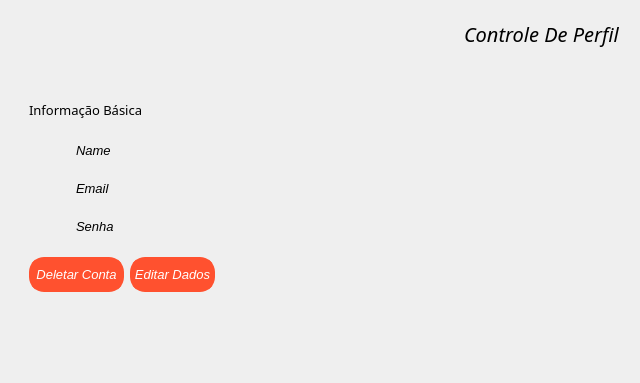
<?xml version="1.0" encoding="UTF-8"?>
<ui version="4.0">
 <class>Form</class>
 <widget class="QWidget" name="Form">
  <property name="geometry">
   <rect>
    <x>0</x>
    <y>0</y>
    <width>640</width>
    <height>383</height>
   </rect>
  </property>
  <property name="windowTitle">
   <string>Form</string>
  </property>
  <layout class="QVBoxLayout" name="verticalLayout_4">
   <item>
    <widget class="QFrame" name="frame">
     <property name="frameShape">
      <enum>QFrame::NoFrame</enum>
     </property>
     <property name="frameShadow">
      <enum>QFrame::Raised</enum>
     </property>
     <layout class="QHBoxLayout" name="horizontalLayout">
      <item>
       <widget class="QLabel" name="label">
        <property name="text">
         <string/>
        </property>
        <property name="pixmap">
         <pixmap>../../assets/icons/prancheta.png</pixmap>
        </property>
        <property name="scaledContents">
         <bool>true</bool>
        </property>
        <property name="alignment">
         <set>Qt::AlignCenter</set>
        </property>
        <property name="wordWrap">
         <bool>true</bool>
        </property>
       </widget>
      </item>
      <item>
       <spacer name="horizontalSpacer">
        <property name="orientation">
         <enum>Qt::Horizontal</enum>
        </property>
        <property name="sizeHint" stdset="0">
         <size>
          <width>479</width>
          <height>20</height>
         </size>
        </property>
       </spacer>
      </item>
      <item>
       <widget class="QLabel" name="label_2">
        <property name="font">
         <font>
          <family>Bahnschrift Light</family>
          <pointsize>15</pointsize>
          <italic>true</italic>
         </font>
        </property>
        <property name="text">
         <string>Controle De Perfil</string>
        </property>
       </widget>
      </item>
     </layout>
    </widget>
   </item>
   <item>
    <widget class="QFrame" name="frame_4">
     <property name="frameShape">
      <enum>QFrame::NoFrame</enum>
     </property>
     <property name="frameShadow">
      <enum>QFrame::Raised</enum>
     </property>
     <layout class="QHBoxLayout" name="horizontalLayout_2">
      <item>
       <widget class="QFrame" name="frame_2">
        <property name="frameShape">
         <enum>QFrame::NoFrame</enum>
        </property>
        <property name="frameShadow">
         <enum>QFrame::Raised</enum>
        </property>
        <layout class="QVBoxLayout" name="verticalLayout_2">
         <item>
          <spacer name="horizontalSpacer_2">
           <property name="orientation">
            <enum>Qt::Horizontal</enum>
           </property>
           <property name="sizeHint" stdset="0">
            <size>
             <width>40</width>
             <height>20</height>
            </size>
           </property>
          </spacer>
         </item>
         <item>
          <widget class="QLabel" name="label_6">
           <property name="font">
            <font>
             <family>Arial Black</family>
             <pointsize>10</pointsize>
             <italic>false</italic>
            </font>
           </property>
           <property name="text">
            <string>Informação Básica</string>
           </property>
          </widget>
         </item>
         <item>
          <widget class="QFrame" name="frame_3">
           <property name="frameShape">
            <enum>QFrame::NoFrame</enum>
           </property>
           <property name="frameShadow">
            <enum>QFrame::Raised</enum>
           </property>
           <layout class="QVBoxLayout" name="verticalLayout">
            <item>
             <layout class="QHBoxLayout" name="horizontalLayout_3">
              <item>
               <widget class="QLabel" name="label_7">
                <property name="minimumSize">
                 <size>
                  <width>32</width>
                  <height>32</height>
                 </size>
                </property>
                <property name="maximumSize">
                 <size>
                  <width>32</width>
                  <height>32</height>
                 </size>
                </property>
                <property name="text">
                 <string/>
                </property>
                <property name="pixmap">
                 <pixmap>../../assets/icons/carteira-de-identidade.png</pixmap>
                </property>
                <property name="scaledContents">
                 <bool>true</bool>
                </property>
               </widget>
              </item>
              <item>
               <widget class="QLabel" name="label_3">
                <property name="font">
                 <font>
                  <family>Arial</family>
                  <pointsize>10</pointsize>
                  <italic>true</italic>
                 </font>
                </property>
                <property name="text">
                 <string>Name</string>
                </property>
               </widget>
              </item>
             </layout>
            </item>
            <item>
             <layout class="QHBoxLayout" name="horizontalLayout_4">
              <item>
               <widget class="QLabel" name="label_8">
                <property name="minimumSize">
                 <size>
                  <width>32</width>
                  <height>32</height>
                 </size>
                </property>
                <property name="maximumSize">
                 <size>
                  <width>32</width>
                  <height>32</height>
                 </size>
                </property>
                <property name="text">
                 <string/>
                </property>
                <property name="pixmap">
                 <pixmap>../../assets/icons/e-mail.png</pixmap>
                </property>
                <property name="scaledContents">
                 <bool>true</bool>
                </property>
               </widget>
              </item>
              <item>
               <widget class="QLabel" name="label_9">
                <property name="font">
                 <font>
                  <family>Arial</family>
                  <pointsize>10</pointsize>
                  <italic>true</italic>
                 </font>
                </property>
                <property name="text">
                 <string>Email</string>
                </property>
               </widget>
              </item>
             </layout>
            </item>
            <item>
             <layout class="QHBoxLayout" name="horizontalLayout_5">
              <item>
               <widget class="QLabel" name="label_10">
                <property name="minimumSize">
                 <size>
                  <width>32</width>
                  <height>32</height>
                 </size>
                </property>
                <property name="maximumSize">
                 <size>
                  <width>32</width>
                  <height>32</height>
                 </size>
                </property>
                <property name="text">
                 <string/>
                </property>
                <property name="pixmap">
                 <pixmap>../../assets/icons/senha.png</pixmap>
                </property>
                <property name="scaledContents">
                 <bool>true</bool>
                </property>
                <property name="wordWrap">
                 <bool>true</bool>
                </property>
               </widget>
              </item>
              <item>
               <widget class="QLabel" name="label_11">
                <property name="font">
                 <font>
                  <family>Arial</family>
                  <pointsize>10</pointsize>
                  <italic>true</italic>
                 </font>
                </property>
                <property name="text">
                 <string>Senha</string>
                </property>
               </widget>
              </item>
             </layout>
            </item>
           </layout>
          </widget>
         </item>
         <item>
          <layout class="QHBoxLayout" name="horizontalLayout_6">
           <item>
            <widget class="QPushButton" name="BtnDelete">
             <property name="font">
              <font>
               <family>Arial</family>
               <pointsize>10</pointsize>
               <italic>true</italic>
              </font>
             </property>
             <property name="styleSheet">
              <string notr="true">.QPushButton{
	background-color: #FF512F;
	color: rgb(255, 255, 255);
	border: 5px solid#FF512F;
	border-radius: 15px;
	height: 25px;
	width: 85px;
}

.QPushButton:hover{
	background-color: #003973;
	border: 2px;
	color: white;
}

</string>
             </property>
             <property name="text">
              <string>Deletar Conta</string>
             </property>
            </widget>
           </item>
           <item>
            <widget class="QPushButton" name="BtnEdit">
             <property name="font">
              <font>
               <family>Arial</family>
               <pointsize>10</pointsize>
               <italic>true</italic>
              </font>
             </property>
             <property name="styleSheet">
              <string notr="true">.QPushButton{
	background-color: #FF512F;
	color: rgb(255, 255, 255);
	border: 5px solid#FF512F;
	border-radius: 15px;
	height: 25px;
	width: 75px;
}

.QPushButton:hover{
	background-color: #003973;
	border: 2px;
	color: white;
}

</string>
             </property>
             <property name="text">
              <string>Editar Dados</string>
             </property>
            </widget>
           </item>
           <item>
            <spacer name="horizontalSpacer_3">
             <property name="orientation">
              <enum>Qt::Horizontal</enum>
             </property>
             <property name="sizeHint" stdset="0">
              <size>
               <width>40</width>
               <height>20</height>
              </size>
             </property>
            </spacer>
           </item>
          </layout>
         </item>
        </layout>
       </widget>
      </item>
     </layout>
    </widget>
   </item>
   <item>
    <spacer name="verticalSpacer">
     <property name="orientation">
      <enum>Qt::Vertical</enum>
     </property>
     <property name="sizeHint" stdset="0">
      <size>
       <width>20</width>
       <height>134</height>
      </size>
     </property>
    </spacer>
   </item>
  </layout>
 </widget>
 <resources/>
 <connections/>
</ui>
